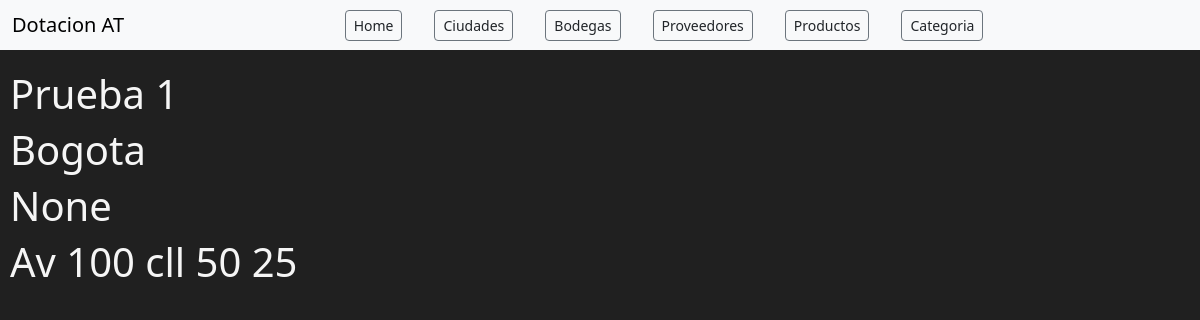
Page /proveedor/1 on the earlier database version.
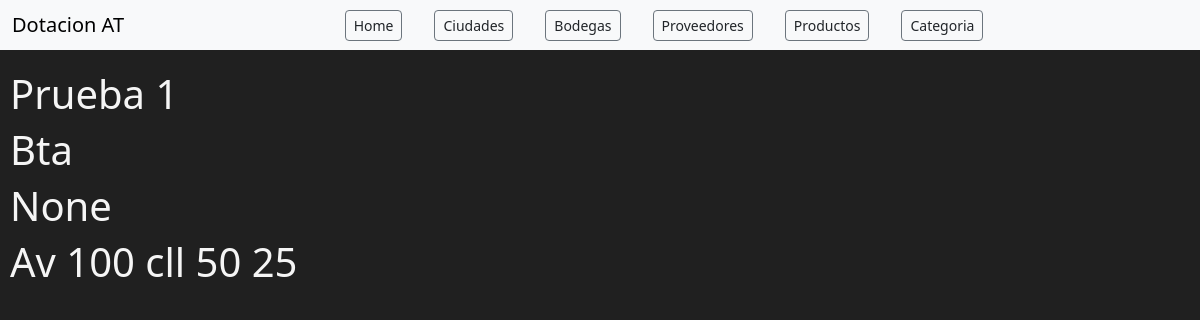
Same page on the later database version.
### applications/proveedores/models.py (models this page shows)
class Proveedor(models.Model):
    id_proveedor = models.AutoField(primary_key=True)
    nombre = models.CharField(max_length=255)
    ciudad = models.ForeignKey(Ciudad, on_delete=models.CASCADE)  # Relación con Ciudad
    telefono = models.CharField(max_length=20, blank=True, null=True)
    email = models.EmailField(max_length=255, blank=True, null=True)
    direccion = models.CharField(max_length=255, blank=True, null=True)
    fecha_creacion = models.DateTimeField(auto_now_add=True)
    fecha_actualizacion = models.DateTimeField(auto_now=True)
    usuario_creador = models.ForeignKey(settings.AUTH_USER_MODEL, on_delete=models.SET_NULL, null=True, blank=True) # Relación con User
    activo = models.BooleanField(default=True, verbose_name="Activo/Inactivo")
    def __str__(self):
        return self.nombre
    class Meta:
        verbose_name = "Proveedor"
        verbose_name_plural = "Proveedores"

### applications/ciudades/models.py (models this page shows)
class Ciudad(models.Model):
    id_ciudad = models.AutoField(primary_key=True)
    nombre = models.CharField(max_length=255, verbose_name="Nombre de la ciudad")
    fecha_creacion = models.DateTimeField(auto_now_add=True, verbose_name="Fecha de creación")
    activo = models.BooleanField(default=True, verbose_name="Activo/Inactivo")  # Activo/Inactivo
    id_usuario_insert = models.ForeignKey(
        settings.AUTH_USER_MODEL,  # Se usa settings.AUTH_USER_MODEL para referirse al modelo de usuario (por si usas un modelo personalizado)
        on_delete=models.SET_NULL,  # El usuario puede ser eliminado, pero no se eliminará la ciudad
        null=True,  # Permitir que este campo sea null
        blank=True,  # Permitir que no se asigne un usuario al crear la ciudad
        related_name='ciudades_insertadas',  # Nombre para acceder a las ciudades relacionadas desde el usuario
        verbose_name="Usuario Creo"
    )
    def __str__(self):
        return self.nombre
    class Meta:
        ordering = ['nombre']
        verbose_name = 'Ciudad'
        verbose_name_plural = 'Ciudades'
        db_table = 'ciudad'  # Nombre personalizado de la tabla en la base de datos

### applications/proveedores/views.py (the view)
# urls.py: path('proveedor/<int:id>', views.proveedor_detalle, name='proveedor_detalle'),
def proveedor_detalle(request, id):
    proveedor =  get_object_or_404(Proveedor, id_proveedor=id)
    print(proveedor)
    return render(request, 'proveedorDetalle.html',
                  {
                      'proveedor':proveedor
                  })

### templates/proveedorDetalle.html (shortened to what this page needs)
{% extends 'layouts/base.html' %}
{% block content %}
<h1>{{proveedor.nombre}}</h1>
<h1>{{proveedor.ciudad}}</h1>
<h1>{{proveedor.email}}</h1>
<h1>{{proveedor.direccion}}</h1>
{% endblock  %}

Differences in the rows shown:
changed through a linked row, Proveedor "Prueba 1": ciudad "Bogota" → "Bta"
